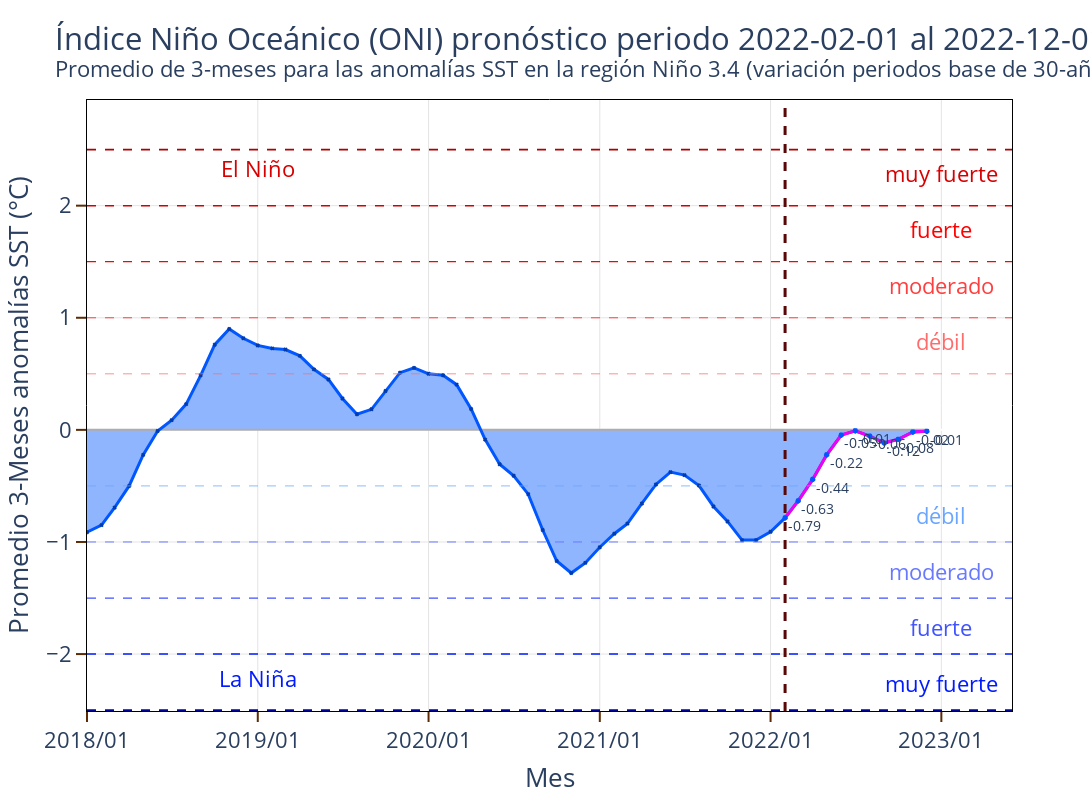

Source (notebook cell):
### Code cell
import plotly.graph_objects as go
from plotly.graph_objects import Layout

data_fig = pd_oni.copy()
data_fig['color'] = data_fig['oni'].apply(lambda x: 0 if x<0 else 1)


fig = go.Figure(layout=Layout(plot_bgcolor='rgba(0,0,0,0)'))
fig.add_trace(go.Scatter(x=data_fig.index.tolist(), y=len(data_fig.index.tolist())*[0],
                         mode='lines',name='NIÑO3.4 NARX entrenamiento',
                         line=dict(color='#B0ACAC', width=2),
                         fill = 'tozeroy',
                         fillcolor = '#F5FF8D',
                        showlegend=False))#,fill='tozeroy'))

fig.add_trace(go.Scatter(x=data_fig.index, 
                         y=data_fig.oni,
                         mode='lines+markers',
                         marker_symbol='x-thin',
                         marker_line_width=2,
                         marker_size=3,
                         marker_line_color='#003CAF',
                         marker_color='#003CAF',
                         name='NIÑO3.4 NARX entrenamiento',
                         line=dict(color='#0057FF', width=3),
                         fill = 'tonexty',
                         fillcolor = '#8FB5FE',
                         showlegend=False
                        ))

# pronostico
fig.add_trace(go.Scatter(x=data_fig[data_fig.type=='pronostico'].index, 
                         y=data_fig[data_fig.type=='pronostico'].oni,
                         text=data_fig[data_fig.type=='pronostico'].oni.apply(lambda x: str(round(x,2)) ),
                         textposition="bottom right",
                         marker_symbol='star',
                         marker_line_width=3,
                         marker_size=3,
                         marker_line_color='#0057FF',
                         marker_color='#0057FF',
                         mode='lines+markers+text',
                         name='NIÑO3.4 NARX entrenamiento',
                         line=dict(color='#EF02F3', width=3),
                         showlegend=False
                        ))

fig.add_annotation(x=pd.Timestamp('2023-01-01'), y=0.5+0.2,text="débil",showarrow=False,yshift=10,font=dict(color='#FF6C6C') )
fig.add_hline(y=0.5, line_width=0.75, line_dash="dash", line_color="#FF6C6C")

fig.add_annotation(x=pd.Timestamp('2023-01-01'), y=1+0.2,text="moderado",showarrow=False,yshift=10,font=dict(color='#FF3F3F') )
fig.add_hline(y=1, line_width=1, line_dash="dash", line_color="#FF3F3F")

fig.add_annotation(x=pd.Timestamp('2023-01-01'), y=1.5+0.2,text="fuerte",showarrow=False,yshift=10,font=dict(color='#FF0000') )
fig.add_hline(y=1.5, line_width=1.25, line_dash="dash", line_color="#FF0000")

fig.add_annotation(x=pd.Timestamp('2023-01-01'), y=2+0.2,text="muy fuerte",showarrow=False,yshift=10,font=dict(color='#D70000') )
fig.add_hline(y=2, line_width=1.50, line_dash="dash", line_color="#D70000")


fig.add_hline(y=2.5, line_width=1.75, line_dash="dash", line_color="#AD0000")


fig.add_annotation(x=pd.Timestamp('2023-01-01'), y=-0.5-0.35,text="débil",showarrow=False,yshift=10,font=dict(color='#69A6FF') )
fig.add_hline(y=-0.5, line_width=0.75, line_dash="dash", line_color="#69A6FF")

fig.add_annotation(x=pd.Timestamp('2023-01-01'), y=-1-0.35,text="moderado",showarrow=False,yshift=10,font=dict(color='#6979FF') )
fig.add_hline(y=-1, line_width=1, line_dash="dash", line_color="#6979FF")

fig.add_annotation(x=pd.Timestamp('2023-01-01'), y=-1.5-0.35,text="fuerte",showarrow=False,yshift=10,font=dict(color='#3F53FF') )
fig.add_hline(y=-1.5, line_width=1.25, line_dash="dash", line_color="#3F53FF")

fig.add_annotation(x=pd.Timestamp('2023-01-01'), y=-2-0.35,text="muy fuerte",showarrow=False,yshift=10,font=dict(color='#001BFF') )
fig.add_hline(y=-2, line_width=1.5, line_dash="dash", line_color="#001BFF")

fig.add_hline(y=-2.5, line_width=1.75, line_dash="dash", line_color="#00059A")

# el nino y la nina
fig.add_annotation(x=pd.Timestamp('2019-01-01'), y=2+0.2,text="El Niño",showarrow=False,yshift=15,font=dict(color='#D70000') )
fig.add_annotation(x=pd.Timestamp('2019-01-01'), y=-2-0.35,text="La Niña",showarrow=False,yshift=15,font=dict(color='#001BFF') )

# linea de pronostico
fig.add_vline(x=data_fig[data_fig.type=='pronostico'].index.min(), line_width=3, line_dash="dash", line_color="#580606")

fig.update_xaxes(tickformat="%Y/%m",showline=True, linewidth=1, linecolor='black', gridcolor='#E4E4E4',mirror=True,
                 ticks="outside", tickwidth=2, tickcolor='#5C2B05', ticklen=10)
fig.update_yaxes(showline=True, linewidth=1, linecolor='black', gridcolor='#E4E4E4',mirror=True,
                 ticks="outside", tickwidth=2, tickcolor='#5C2B05', ticklen=10)

fig.update_traces(textfont_size=14)
fig.update_layout(title="""
                        Índice Niño Oceánico (ONI) pronóstico periodo {date_init} al {date_fin}
                        <br><sup>Promedio de 3-meses para las anomalías SST en la región Niño 3.4 (variación periodos base de 30-años)
                        </sup>
                        """.format(date_init=str(data_fig[data_fig.type=='pronostico'].index.min().strftime('%Y-%m-%d')),
                                   date_fin=str(data_fig[data_fig.type=='pronostico'].index.max().strftime('%Y-%m-%d')) ),
                  xaxis_title='Mes',
                  yaxis_title='Promedio 3-Meses anomalías SST (°C)',
                   uniformtext_minsize=8,
                   uniformtext_mode='hide',
                   height=800,
                   width=1500,
                   font = dict(size = 22),
                   xaxis_range=['2018-01-01','2023-06-01']
                 )

fig.show()

### Figure 1 — Plotly figure (JSON) as saved in the notebook; plotly's stock layout.template omitted (floating-point values rounded to 4 significant figures; data arrays with more than 128 entries replaced by an {"elided": "..."} marker saying what was removed)
{"data": [{"fill": "tozeroy", "fillcolor": "#F5FF8D", "line": {"color": "#B0ACAC", "width": 2}, "mode": "lines", "name": "NIÑO3.4 NARX entrenamiento", "showlegend": false, "textfont": {"size": 14}, "type": "scatter", "x": {"elided": "876 str values"}, "y": {"elided": "876 int values"}}, {"fill": "tonexty", "fillcolor": "#8FB5FE", "line": {"color": "#0057FF", "width": 3}, "marker": {"color": "#003CAF", "line": {"color": "#003CAF", "width": 2}, "size": 3, "symbol": "x-thin"}, "mode": "lines+markers", "name": "NIÑO3.4 NARX entrenamiento", "showlegend": false, "textfont": {"size": 14}, "type": "scatter", "x": {"elided": "876 str values"}, "y": {"elided": "876 float values"}}, {"line": {"color": "#EF02F3", "width": 3}, "marker": {"color": "#0057FF", "line": {"color": "#0057FF", "width": 3}, "size": 3, "symbol": "star"}, "mode": "lines+markers+text", "name": "NIÑO3.4 NARX entrenamiento", "showlegend": false, "text": ["-0.79", "-0.63", "-0.44", "-0.22", "-0.05", "-0.01", "-0.06", "-0.12", "-0.08", "-0.02", "-0.01"], "textfont": {"size": 14}, "textposition": "bottom right", "type": "scatter", "x": ["2022-02-01T00:00:00", "2022-03-01T00:00:00", "2022-04-01T00:00:00", "2022-05-01T00:00:00", "2022-06-01T00:00:00", "2022-07-01T00:00:00", "2022-08-01T00:00:00", "2022-09-01T00:00:00", "2022-10-01T00:00:00", "2022-11-01T00:00:00", "2022-12-01T00:00:00"], "y": [-0.7851, -0.6327, -0.442, -0.222, -0.04643, -0.007598, -0.0557, -0.1172, -0.08361, -0.01893, -0.01201]}], "layout": {"annotations": [{"font": {"color": "#FF6C6C"}, "showarrow": false, "text": "débil", "x": "2023-01-01T00:00:00", "y": 0.7, "yshift": 10}, {"font": {"color": "#FF3F3F"}, "showarrow": false, "text": "moderado", "x": "2023-01-01T00:00:00", "y": 1.2, "yshift": 10}, {"font": {"color": "#FF0000"}, "showarrow": false, "text": "fuerte", "x": "2023-01-01T00:00:00", "y": 1.7, "yshift": 10}, {"font": {"color": "#D70000"}, "showarrow": false, "text": "muy fuerte", "x": "2023-01-01T00:00:00", "y": 2.2, "yshift": 10}, {"font": {"color": "#69A6FF"}, "showarrow": false, "text": "débil", "x": "2023-01-01T00:00:00", "y": -0.85, "yshift": 10}, {"font": {"color": "#6979FF"}, "showarrow": false, "text": "moderado", "x": "2023-01-01T00:00:00", "y": -1.35, "yshift": 10}, {"font": {"color": "#3F53FF"}, "showarrow": false, "text": "fuerte", "x": "2023-01-01T00:00:00", "y": -1.85, "yshift": 10}, {"font": {"color": "#001BFF"}, "showarrow": false, "text": "muy fuerte", "x": "2023-01-01T00:00:00", "y": -2.35, "yshift": 10}, {"font": {"color": "#D70000"}, "showarrow": false, "text": "El Niño", "x": "2019-01-01T00:00:00", "y": 2.2, "yshift": 15}, {"font": {"color": "#001BFF"}, "showarrow": false, "text": "La Niña", "x": "2019-01-01T00:00:00", "y": -2.35, "yshift": 15}], "font": {"size": 22}, "height": 800, "plot_bgcolor": "rgba(0,0,0,0)", "shapes": [{"line": {"color": "#FF6C6C", "dash": "dash", "width": 0.75}, "type": "line", "x0": 0, "x1": 1, "xref": "x domain", "y0": 0.5, "y1": 0.5, "yref": "y"}, {"line": {"color": "#FF3F3F", "dash": "dash", "width": 1}, "type": "line", "x0": 0, "x1": 1, "xref": "x domain", "y0": 1, "y1": 1, "yref": "y"}, {"line": {"color": "#FF0000", "dash": "dash", "width": 1.25}, "type": "line", "x0": 0, "x1": 1, "xref": "x domain", "y0": 1.5, "y1": 1.5, "yref": "y"}, {"line": {"color": "#D70000", "dash": "dash", "width": 1.5}, "type": "line", "x0": 0, "x1": 1, "xref": "x domain", "y0": 2, "y1": 2, "yref": "y"}, {"line": {"color": "#AD0000", "dash": "dash", "width": 1.75}, "type": "line", "x0": 0, "x1": 1, "xref": "x domain", "y0": 2.5, "y1": 2.5, "yref": "y"}, {"line": {"color": "#69A6FF", "dash": "dash", "width": 0.75}, "type": "line", "x0": 0, "x1": 1, "xref": "x domain", "y0": -0.5, "y1": -0.5, "yref": "y"}, {"line": {"color": "#6979FF", "dash": "dash", "width": 1}, "type": "line", "x0": 0, "x1": 1, "xref": "x domain", "y0": -1, "y1": -1, "yref": "y"}, {"line": {"color": "#3F53FF", "dash": "dash", "width": 1.25}, "type": "line", "x0": 0, "x1": 1, "xref": "x domain", "y0": -1.5, "y1": -1.5, "yref": "y"}, {"line": {"color": "#001BFF", "dash": "dash", "width": 1.5}, "type": "line", "x0": 0, "x1": 1, "xref": "x domain", "y0": -2, "y1": -2, "yref": "y"}, {"line": {"color": "#00059A", "dash": "dash", "width": 1.75}, "type": "line", "x0": 0, "x1": 1, "xref": "x domain", "y0": -2.5, "y1": -2.5, "yref": "y"}, {"line": {"color": "#580606", "dash": "dash", "width": 3}, "type": "line", "x0": "2022-02-01T00:00:00", "x1": "2022-02-01T00:00:00", "xref": "x", "y0": 0, "y1": 1, "yref": "y domain"}], "title": {"text": "\n                        Índice Niño Oceánico (ONI) pronóstico periodo 2022-02-01 al 2022-12-01\n                        <br><sup>Promedio de 3-meses para las anomalías SST en la región Niño 3.4 (variación periodos base de 30-años)\n                        </sup>\n                        "}, "uniformtext": {"minsize": 8, "mode": "hide"}, "width": 1500, "xaxis": {"gridcolor": "#E4E4E4", "linecolor": "black", "linewidth": 1, "mirror": true, "range": ["2018-01-01", "2023-06-01"], "showline": true, "tickcolor": "#5C2B05", "tickformat": "%Y/%m", "ticklen": 10, "ticks": "outside", "tickwidth": 2, "title": {"text": "Mes"}}, "yaxis": {"gridcolor": "#E4E4E4", "linecolor": "black", "linewidth": 1, "mirror": true, "showline": true, "tickcolor": "#5C2B05", "ticklen": 10, "ticks": "outside", "tickwidth": 2, "title": {"text": "Promedio 3-Meses anomalías SST (°C)"}}}}
